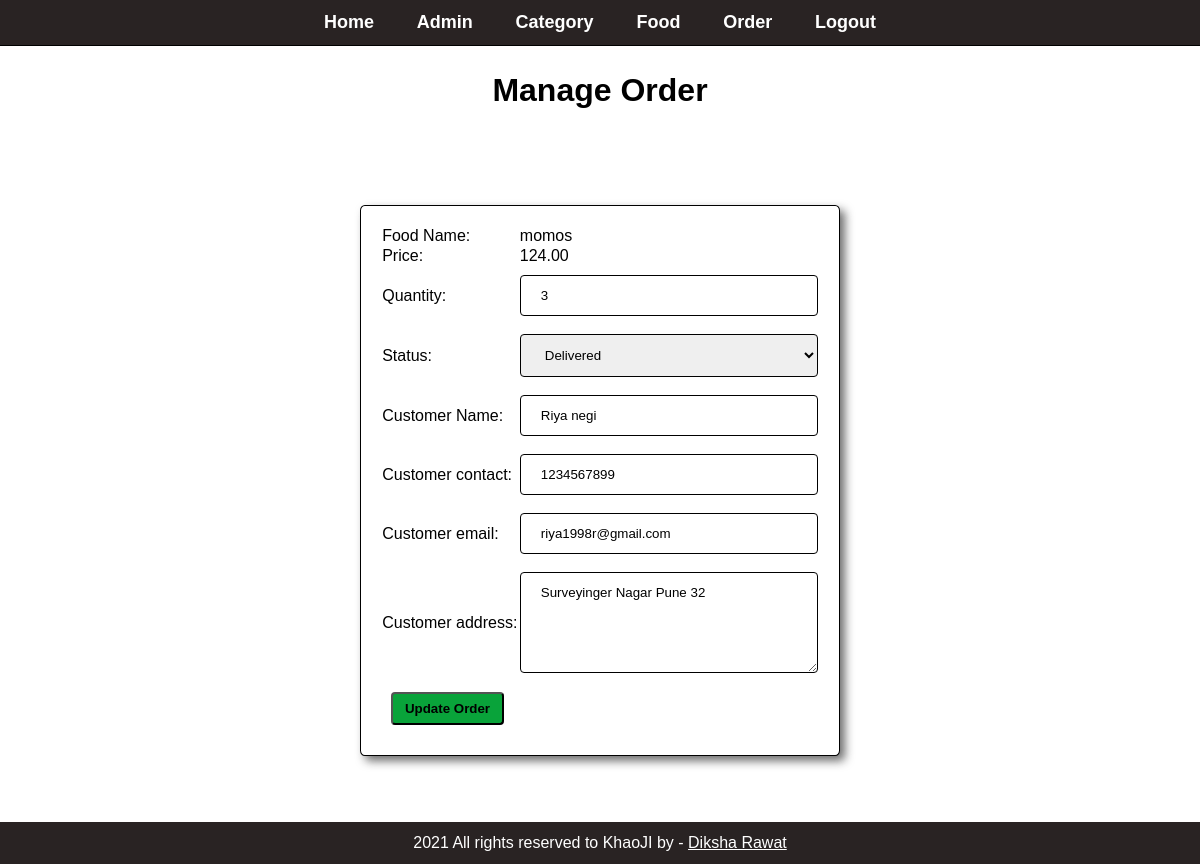
Page /admin/update-order.php?id=4 (signed in) on the committed database.
### tables this page shows
CREATE TABLE IF NOT EXISTS `ordertable` (
  `id` int(10) UNSIGNED NOT NULL AUTO_INCREMENT,
  `food` varchar(150) NOT NULL,
  `price` decimal(10,2) NOT NULL,
  `qty` int(11) NOT NULL,
  `total` decimal(10,2) NOT NULL,
  `order_date` datetime NOT NULL,
  `status` varchar(50) NOT NULL,
  `customer_name` varchar(150) NOT NULL,
  `customer_contact` varchar(20) NOT NULL,
  `customer_email` varchar(150) NOT NULL,
  `customer_address` varchar(255) NOT NULL,
  PRIMARY KEY (`id`)
);

### admin/update-order.php (the view, shortened to what this page needs)
<html>
<head>
    <link rel="stylesheet" href="../css/admin.css">
</head>
<body>
<?php include('partials/menu.php'); ?>
    <div  class="main-content">
        <div class="wrapper">
            <h1>Manage Order</h1>
            <?php
                if(isset($_GET['id'])){
                    $id = $_GET['id'];
                    $sql = "SELECT * FROM ordertable WHERE id=$id";
                    $res = mysqli_query($conn, $sql);
                    $count = mysqli_num_rows($res);
                    if($count > 0){
                        $row = mysqli_fetch_assoc($res);
                        $food = $row['food'];
                        $qty = $row['qty'];
                        $price = $row['price'];
                        $status = $row['status'];
                        $customer_name = $row['customer_name'];
                        $customer_contact = $row['customer_contact'];
                        $customer_email = $row['customer_email'];
                        $customer_address = $row['customer_address'];
                    }
                    else{
                        header('location:'.SITEURL.'admin/manage-order.php');
                    }
                }
                else{
                    header('location:'.SITEURL.'admin/manage-order.php');
                }
            ?>
            <form action="" method="POST" enctype="multipart/form-data">
                <table class="tbl-30">
                    <tr>
                        <td>Food Name:</td>
                        <td><?php echo $food; ?></td>
                    </tr>
                    <tr>
                        <td>Price:</td>
                        <td><?php echo $price; ?></td>
                    </tr>
                    <tr>
                        <td>Quantity:</td>
                        <td><input type="number" name="qty" value="<?php echo $qty; ?>"></td>
                    </tr>
                    <tr>
                        <td>Status:</td>
                        <td>
                            <select name="status">
                                <option <?php if($status == "Delivered"){ echo "Selected";}?> value="Delivered">Delivered</option>
                            </select>
                        </td>
                    </tr>
                    <tr>
                        <td>Customer Name:</td>
                        <td><input type="text" name="customer_name" value="<?php echo $customer_name; ?>"></td>
                    </tr>
                    <tr>
                        <td>Customer contact:</td>
                        <td><input type="text" name="customer_contact" value="<?php echo $customer_contact; ?>"></td>
                    </tr>
                    <tr>
                        <td>Customer email:</td>
                        <td><input type="text" name="customer_email" value="<?php echo $customer_email; ?>"></td>
                    </tr>
                    <tr>
                        <td>Customer address:</td>
                        <td><textarea type="text" name="customer_address" cols="30" rows="5"><?php echo $customer_address; ?></textarea></td>
                    </tr>
                    <tr>
                        <td colspan="12">
                            <input type="submit" name="submit" value="Update Order" class="btn-secondary">
                        </td>
                    </tr>
                </table>
            </form>
        </div>
    </div>
<?php include('partials/footer.php'); ?>
</body>
</html>

### css/admin.css (style rules this page uses)
* { margin: 0; padding: 0; font-family: Arial, Helvetica, sans-serif; }
.wrapper { padding: 1%; width: 80%; margin: 0 auto; }
.btn-primary, .btn-danger, .btn-secondary { padding: 7px 12px; border-radius: 4px; float: left; margin: 2%; }
.btn-secondary { background-color: #09a33a; color: black; text-decoration: none; font-weight: bold; }
.main-content { height: 100vh; width: 100%; padding-top: 5%; }

### css/menu.css (style rules this page uses)
.tbl-30 { width: 50% !important; border: 1px solid black !important; margin: 10% auto !important; padding: 2% 2% !important; box-shadow: 5px 5px 10px #666666f2 !important; background: white !important; border-radius: 1% !important; }
input[type='text'], input[type='password'], input[type='file'], input[type='number'], select, textarea { width: 100%; padding: 12px 20px; margin: 8px 0; display: inline-block; border: 1px solid black; border-radius: 4px; box-sizing: border-box; }
.wrapper h1 { text-align: center; }

### rows in the picture
ordertable: food "momos", price "124.00", qty "3", customer_name "Riya negi", customer_contact "1234567899", customer_email "riya1998r@gmail.com", customer_address "Surveyinger Nagar Pune 32"
